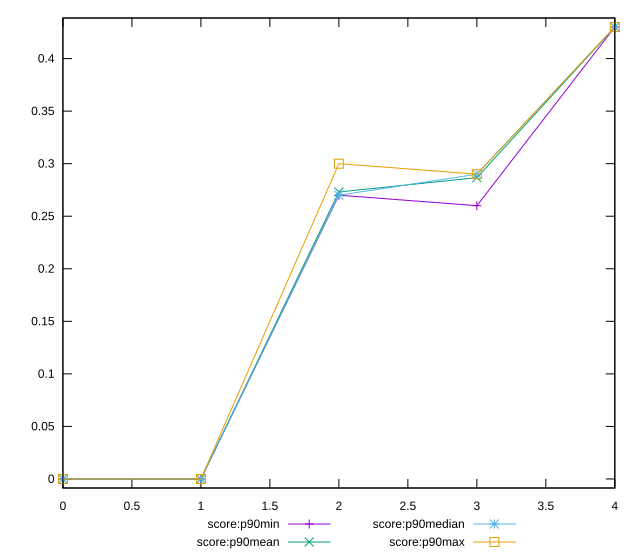

Write the gnuplot code that produced this figure.
reset

$scoreP90Min <<EOF
0 0
1 0
2 0.27
3 0.26
4 0.43
EOF

$scoreP90Mean <<EOF
0 0
1 0
2 0.2730851063829785
3 0.286702127659574
4 0.42999999999999977
EOF

$scoreP90Median <<EOF
0 0
1 0
2 0.27
3 0.29
4 0.43
EOF

$scoreP90Max <<EOF
0 0
1 0
2 0.3
3 0.29
4 0.43
EOF

set key outside below
set xrange [0:4]
set yrange [-0.0086:0.4386]
set trange [-0.0086:0.4386]
set terminal svg size 640, 560 enhanced background rgb 'white'
set output "report_0_00242021-02-20T12:25:28.543Z/uses-text-compression/progression/score.svg"

plot $scoreP90Min title "score:p90min" with linespoints, \
     $scoreP90Mean title "score:p90mean" with linespoints, \
     $scoreP90Median title "score:p90median" with linespoints, \
     $scoreP90Max title "score:p90max" with linespoints

reset
